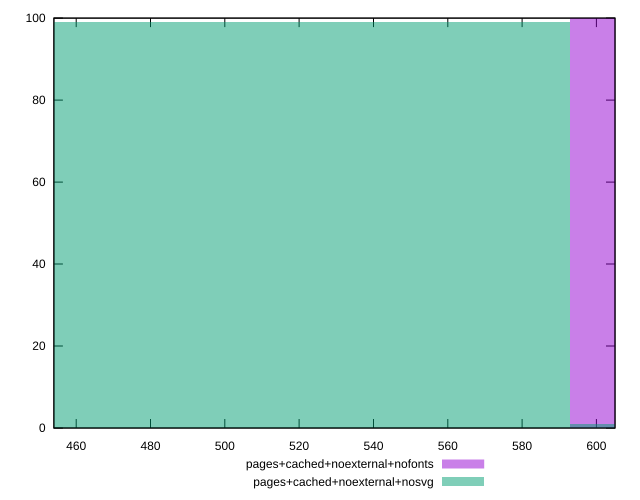

The gnuplot source for this figure:
reset
set terminal svg size 640, 500 enhanced background rgb 'white'
set output "reprap/uses-rel-preload/comparison/histogram/6_vs_7.svg"

$pagesCachedNoexternalNofonts <<EOF
676.818664814501 100
EOF

$pagesCachedNoexternalNosvg <<EOF
507.6139986108757 99
676.818664814501 1
EOF

set key outside below
set boxwidth 169.20466620362524
set yrange [0:100]
set style fill transparent solid 0.5 noborder

plot \
  $pagesCachedNoexternalNofonts title "pages+cached+noexternal+nofonts" with boxes, \
  $pagesCachedNoexternalNosvg title "pages+cached+noexternal+nosvg" with boxes, \


reset
